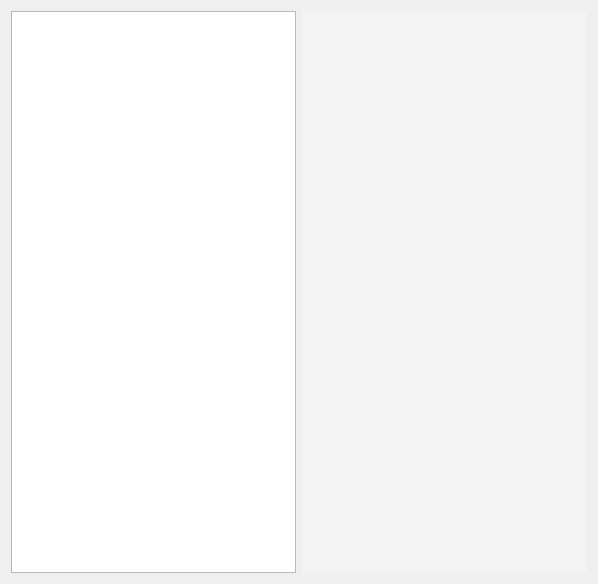
<?xml version="1.0" encoding="UTF-8"?>
<ui version="4.0">
 <class>Widget</class>
 <widget class="QWidget" name="Widget">
  <property name="geometry">
   <rect>
    <x>0</x>
    <y>0</y>
    <width>598</width>
    <height>584</height>
   </rect>
  </property>
  <property name="windowTitle">
   <string>Widget</string>
  </property>
  <layout class="QHBoxLayout" name="horizontalLayout">
   <item>
    <widget class="QListView" name="listView_recent"/>
   </item>
   <item>
    <widget class="QWidget" name="widget" native="true">
     <property name="styleSheet">
      <string notr="true">background-color: rgb(243, 243, 243);</string>
     </property>
     <layout class="QVBoxLayout" name="verticalLayout">
      <item>
       <widget class="QListView" name="listView_all">
        <property name="mouseTracking">
         <bool>true</bool>
        </property>
        <property name="styleSheet">
         <string notr="true">background-color: transparent;
border: none;</string>
        </property>
        <property name="verticalScrollMode">
         <enum>QAbstractItemView::ScrollPerPixel</enum>
        </property>
       </widget>
      </item>
     </layout>
    </widget>
   </item>
  </layout>
 </widget>
 <layoutdefault spacing="6" margin="11"/>
 <resources/>
 <connections/>
</ui>
